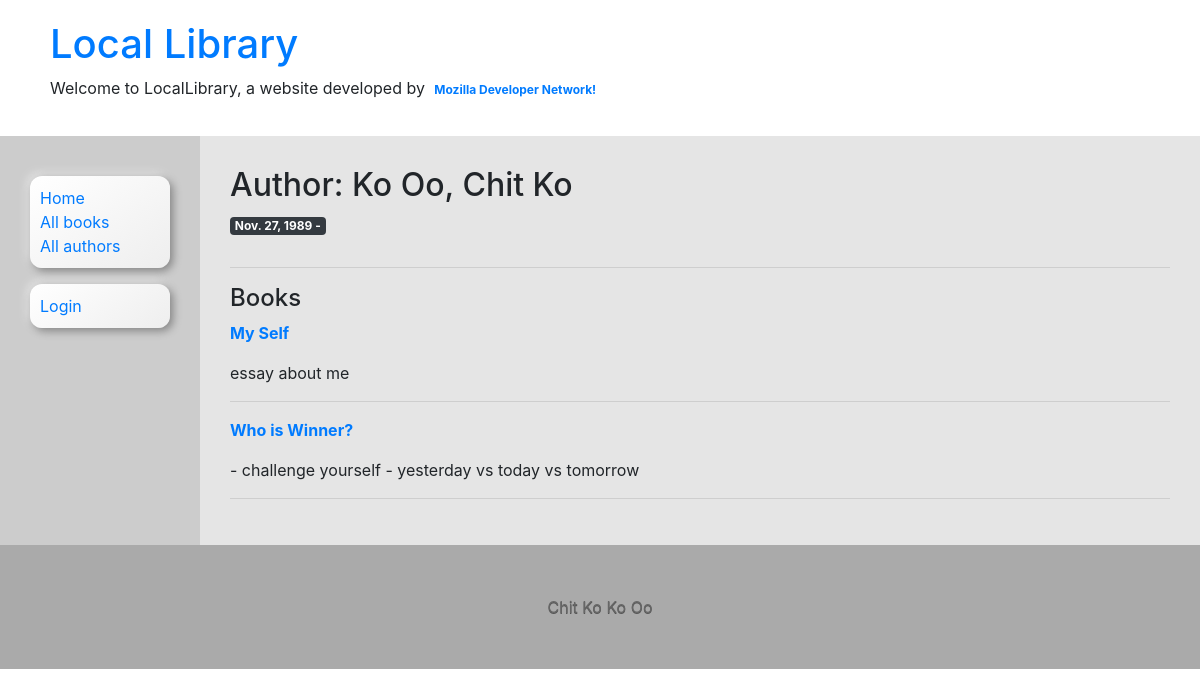
The app's page /catalog/author/3/ with its own data.
### catalog/models.py (models this page shows, shortened)
class Author(models.Model):
	first_name = models.CharField(max_length=100)
	last_name = models.CharField(max_length=100)
	date_of_birth = models.DateField(null=True, blank=True)
	date_of_death = models.DateField('died', null=True, blank=True)
	class Meta:
		ordering = ['last_name', 'first_name']

class Book(models.Model):
	title = models.CharField(max_length=200)
	author = models.ForeignKey('Author', on_delete=models.SET_NULL, null=True)
	language = models.ForeignKey(Language, on_delete=models.SET_NULL, null=True, help_text='Choose written language of book')
	summary = models.TextField(max_length=1000, help_text='Enter a brief description of the book')
	isbn = models.CharField('ISBN', max_length=13, help_text='13 Character <a href="https://www.isbn-international.org/content/what-isbn">ISBN number</a>')
	genre = models.ManyToManyField(Genre, help_text='Select a genre for this book')
	def display_genre(self):
		"""Create a string for the Genre. This is required to display genre in Admin."""
		return ', '.join(genre.name for genre in self.genre.all()[:3])
	display_genre.short_description = 'Genre'

### catalog/views.py (the view)
# urls.py: path('author/<int:pk>/', views.AuthorDetailView.as_view(), name="author-detail"),
class AuthorDetailView(generic.DetailView):
	model = Author
	context_object_name = 'author'
	def get_context_data(self, **kwargs):
		context = super(AuthorDetailView, self).get_context_data(**kwargs)
		context ['author_books'] = Book.objects.filter(author=self.kwargs['pk'])
		return context

### catalog/templates/catalog/author_detail.html (shortened to what this page needs)
{% extends 'base_generic.html' %}
{% block content %}
<h2> Author: {{ author.last_name }}, {{ author.first_name }}</h2>
<p class="badge badge-dark"> {{ author.date_of_birth }} - {% if author.date_of_death %} {{ author.date_of_death }} {% endif %}</p>
<hr>
<h4>Books</h4>
{% if author_books %}
	{% for book in author_books %}
		<p><a href="{% url 'book-detail' book.id %}"><b>{{ book.title }}</b></a></p>
		<p>{{ book.summary }}</p>
		<hr>
	{% endfor %}
{% else %}
	<p class="text-danger">Author does not have book yet right now.
		{% if perms.catalog.can_mark_returned %}
			<a href="{% url 'book_create' %}" class="btn btn-primary"> Create new one.</a>
		{% endif %}
	</p>
{% endif %}
{% endblock %}

### catalog/static/css/style.css (style rules this page uses)
a { text-decoration: none; }

### records on screen
Author: last_name "Ko Oo", first_name "Chit Ko", date_of_birth "Nov. 27, 1989"
Book: title "My Self", summary "essay about me"
Book: title "Who is Winner?", summary "- challenge yourself - yesterday vs today vs tomorrow"
